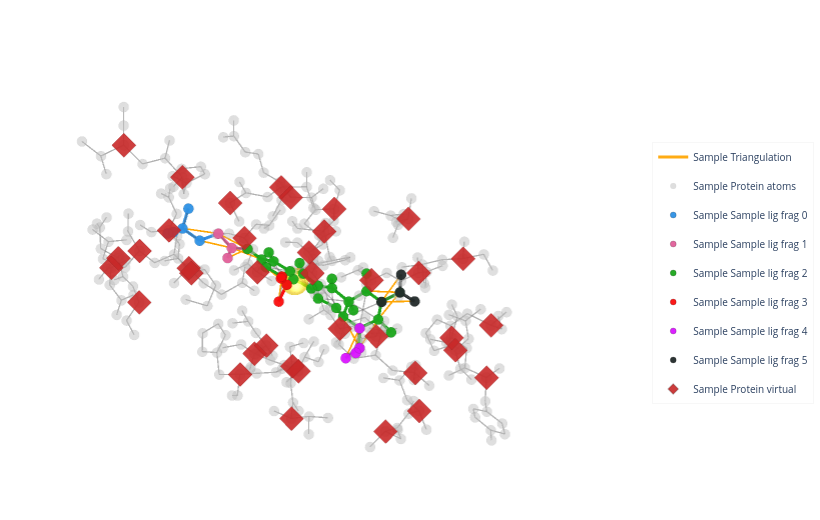

The notebook cell saved with this chart:
### Markdown cell above
### Example

### Code cell
# 10 # Has a fragmentation issue - why is it not fragmenting?
# 12 # Has a bunch of nodes that are not marked overconstrained
dp = dataset[
             20
             ]
_ = plot_interaction_graph_3d_plotly(
    dp,
    pos_key="ref_pos",
    pocket_com="pocket_com",
    show_protein=True,
    show_protein_virtual=True,
    show_ligand_virtual=False,
    show_overconstrained=False,
    show_triangulation=True,
    show_interaction_edges=True,
    show_protein_virtual_edges=False,
    show_ligand_virtual_edges=False,
    show_protein_ligand_virtual_edges=True,
    com_radius=1,
)

### Figure 1 — Plotly figure (JSON) as saved in the notebook; plotly's stock layout.template omitted (floating-point values rounded to 4 significant figures; data arrays with more than 128 entries replaced by an {"elided": "..."} marker saying what was removed)
{"data": [{"hoverinfo": "none", "line": {"color": "orange", "width": 3.2}, "mode": "lines", "name": "Sample Triangulation", "opacity": 0.92, "showlegend": true, "type": "scatter3d", "x": {"elided": "144 float values"}, "y": {"elided": "144 float values"}, "z": {"elided": "144 float values"}}, {"hoverinfo": "none", "line": {"color": "#2E91E5", "width": 6}, "mode": "lines", "name": "Sample frag_0", "opacity": 0.95, "showlegend": false, "type": "scatter3d", "x": [41.86, 42.89, null], "y": [4.86, 5.374, null], "z": [14.27, 13.23, null]}, {"hoverinfo": "none", "line": {"color": "#2E91E5", "width": 6}, "mode": "lines", "name": "Sample frag_0", "opacity": 0.95, "showlegend": false, "type": "scatter3d", "x": [42.89, 41.86, null], "y": [5.374, 4.86, null], "z": [13.23, 14.27, null]}, {"hoverinfo": "none", "line": {"color": "#2E91E5", "width": 6}, "mode": "lines", "name": "Sample frag_0", "opacity": 0.95, "showlegend": false, "type": "scatter3d", "x": [42.89, 44.12, null], "y": [5.374, 6.153, null], "z": [13.23, 13.78, null]}, {"hoverinfo": "none", "line": {"color": "#2E91E5", "width": 6}, "mode": "lines", "name": "Sample frag_0", "opacity": 0.95, "showlegend": false, "type": "scatter3d", "x": [44.12, 42.89, null], "y": [6.153, 5.374, null], "z": [13.78, 13.23, null]}, {"hoverinfo": "none", "line": {"color": "#2E91E5", "width": 6}, "mode": "lines", "name": "Sample frag_0", "opacity": 0.95, "showlegend": false, "type": "scatter3d", "x": [42.89, 43.46, null], "y": [5.374, 4.129, null], "z": [13.23, 12.5, null]}, {"hoverinfo": "none", "line": {"color": "#2E91E5", "width": 6}, "mode": "lines", "name": "Sample frag_0", "opacity": 0.95, "showlegend": false, "type": "scatter3d", "x": [43.46, 42.89, null], "y": [4.129, 5.374, null], "z": [12.5, 13.23, null]}, {"hoverinfo": "none", "line": {"color": "#2E91E5", "width": 6}, "mode": "lines", "name": "Sample frag_0", "opacity": 0.95, "showlegend": false, "type": "scatter3d", "x": [42.89, 42.18, null], "y": [5.374, 6.324, null], "z": [13.23, 12.29, null]}, {"hoverinfo": "none", "line": {"color": "#2E91E5", "width": 6}, "mode": "lines", "name": "Sample frag_0", "opacity": 0.95, "showlegend": false, "type": "scatter3d", "x": [42.18, 42.89, null], "y": [6.324, 5.374, null], "z": [12.29, 13.23, null]}, {"hoverinfo": "none", "line": {"color": "#E15F99", "width": 6}, "mode": "lines", "name": "Sample frag_1", "opacity": 0.95, "showlegend": false, "type": "scatter3d", "x": [41.1, 40.52, null], "y": [7.228, 7.921, null], "z": [12.81, 11.62, null]}, {"hoverinfo": "none", "line": {"color": "#E15F99", "width": 6}, "mode": "lines", "name": "Sample frag_1", "opacity": 0.95, "showlegend": false, "type": "scatter3d", "x": [40.52, 41.1, null], "y": [7.921, 7.228, null], "z": [11.62, 12.81, null]}, {"hoverinfo": "none", "line": {"color": "#E15F99", "width": 6}, "mode": "lines", "name": "Sample frag_1", "opacity": 0.95, "showlegend": false, "type": "scatter3d", "x": [40.52, 40.64, null], "y": [7.921, 7.428, null], "z": [11.62, 10.54, null]}, {"hoverinfo": "none", "line": {"color": "#E15F99", "width": 6}, "mode": "lines", "name": "Sample frag_1", "opacity": 0.95, "showlegend": false, "type": "scatter3d", "x": [40.64, 40.52, null], "y": [7.428, 7.921, null], "z": [10.54, 11.62, null]}, {"hoverinfo": "none", "line": {"color": "#1CA71C", "width": 6}, "mode": "lines", "name": "Sample frag_2", "opacity": 0.95, "showlegend": false, "type": "scatter3d", "x": [39.92, 39.27, null], "y": [9.021, 9.81, null], "z": [11.77, 10.9, null]}, {"hoverinfo": "none", "line": {"color": "#1CA71C", "width": 6}, "mode": "lines", "name": "Sample frag_2", "opacity": 0.95, "showlegend": false, "type": "scatter3d", "x": [39.27, 39.92, null], "y": [9.81, 9.021, null], "z": [10.9, 11.77, null]}, {"hoverinfo": "none", "line": {"color": "#1CA71C", "width": 6}, "mode": "lines", "name": "Sample frag_2", "opacity": 0.95, "showlegend": false, "type": "scatter3d", "x": [39.27, 38.62, null], "y": [9.81, 9.474, null], "z": [10.9, 9.716, null]}, {"hoverinfo": "none", "line": {"color": "#1CA71C", "width": 6}, "mode": "lines", "name": "Sample frag_2", "opacity": 0.95, "showlegend": false, "type": "scatter3d", "x": [38.62, 39.27, null], "y": [9.474, 9.81, null], "z": [9.716, 10.9, null]}, {"hoverinfo": "none", "line": {"color": "#1CA71C", "width": 6}, "mode": "lines", "name": "Sample frag_2", "opacity": 0.95, "showlegend": false, "type": "scatter3d", "x": [38.62, 37.91, null], "y": [9.474, 10.47, null], "z": [9.716, 8.983, null]}, {"hoverinfo": "none", "line": {"color": "#1CA71C", "width": 6}, "mode": "lines", "name": "Sample frag_2", "opacity": 0.95, "showlegend": false, "type": "scatter3d", "x": [37.91, 38.62, null], "y": [10.47, 9.474, null], "z": [8.983, 9.716, null]}, {"hoverinfo": "none", "line": {"color": "#FB0D0D", "width": 6}, "mode": "lines", "name": "Sample frag_3", "opacity": 0.95, "showlegend": false, "type": "scatter3d", "x": [37.22, 38.31, null], "y": [10.24, 10.44, null], "z": [7.722, 6.74, null]}, {"hoverinfo": "none", "line": {"color": "#FB0D0D", "width": 6}, "mode": "lines", "name": "Sample frag_3", "opacity": 0.95, "showlegend": false, "type": "scatter3d", "x": [38.31, 37.22, null], "y": [10.44, 10.24, null], "z": [6.74, 7.722, null]}, {"hoverinfo": "none", "line": {"color": "#FB0D0D", "width": 6}, "mode": "lines", "name": "Sample frag_3", "opacity": 0.95, "showlegend": false, "type": "scatter3d", "x": [37.22, 36.67, null], "y": [10.24, 8.943, null], "z": [7.722, 7.395, null]}, {"hoverinfo": "none", "line": {"color": "#FB0D0D", "width": 6}, "mode": "lines", "name": "Sample frag_3", "opacity": 0.95, "showlegend": false, "type": "scatter3d", "x": [36.67, 37.22, null], "y": [8.943, 10.24, null], "z": [7.395, 7.722, null]}, {"hoverinfo": "none", "line": {"color": "#1CA71C", "width": 6}, "mode": "lines", "name": "Sample frag_2", "opacity": 0.95, "showlegend": false, "type": "scatter3d", "x": [37.91, 37.97, null], "y": [10.47, 11.82, null], "z": [8.983, 9.449, null]}, {"hoverinfo": "none", "line": {"color": "#1CA71C", "width": 6}, "mode": "lines", "name": "Sample frag_2", "opacity": 0.95, "showlegend": false, "type": "scatter3d", "x": [37.97, 37.91, null], "y": [11.82, 10.47, null], "z": [9.449, 8.983, null]}, {"hoverinfo": "none", "line": {"color": "#1CA71C", "width": 6}, "mode": "lines", "name": "Sample frag_2", "opacity": 0.95, "showlegend": false, "type": "scatter3d", "x": [37.97, 37.18, null], "y": [11.82, 12.92, null], "z": [9.449, 8.746, null]}, {"hoverinfo": "none", "line": {"color": "#1CA71C", "width": 6}, "mode": "lines", "name": "Sample frag_2", "opacity": 0.95, "showlegend": false, "type": "scatter3d", "x": [37.18, 37.97, null], "y": [12.92, 11.82, null], "z": [8.746, 9.449, null]}, {"hoverinfo": "none", "line": {"color": "#1CA71C", "width": 6}, "mode": "lines", "name": "Sample frag_2", "opacity": 0.95, "showlegend": false, "type": "scatter3d", "x": [37.84, 37.18, null], "y": [14.27, 12.92, null], "z": [8.891, 8.746, null]}, {"hoverinfo": "none", "line": {"color": "#1CA71C", "width": 6}, "mode": "lines", "name": "Sample frag_2", "opacity": 0.95, "showlegend": false, "type": "scatter3d", "x": [37.18, 37.84, null], "y": [12.92, 14.27, null], "z": [8.746, 8.891, null]}, {"hoverinfo": "none", "line": {"color": "#1CA71C", "width": 6}, "mode": "lines", "name": "Sample frag_2", "opacity": 0.95, "showlegend": false, "type": "scatter3d", "x": [37.84, 37.01, null], "y": [14.27, 15.35, null], "z": [8.891, 8.154, null]}, {"hoverinfo": "none", "line": {"color": "#1CA71C", "width": 6}, "mode": "lines", "name": "Sample frag_2", "opacity": 0.95, "showlegend": false, "type": "scatter3d", "x": [37.01, 37.84, null], "y": [15.35, 14.27, null], "z": [8.154, 8.891, null]}, {"hoverinfo": "none", "line": {"color": "#1CA71C", "width": 6}, "mode": "lines", "name": "Sample frag_2", "opacity": 0.95, "showlegend": false, "type": "scatter3d", "x": [37.7, 37.01, null], "y": [16.65, 15.35, null], "z": [8.49, 8.154, null]}, {"hoverinfo": "none", "line": {"color": "#1CA71C", "width": 6}, "mode": "lines", "name": "Sample frag_2", "opacity": 0.95, "showlegend": false, "type": "scatter3d", "x": [37.01, 37.7, null], "y": [15.35, 16.65, null], "z": [8.154, 8.49, null]}, {"hoverinfo": "none", "line": {"color": "#1CA71C", "width": 6}, "mode": "lines", "name": "Sample frag_2", "opacity": 0.95, "showlegend": false, "type": "scatter3d", "x": [37.7, 37.04, null], "y": [16.65, 17.68, null], "z": [8.49, 7.62, null]}, {"hoverinfo": "none", "line": {"color": "#1CA71C", "width": 6}, "mode": "lines", "name": "Sample frag_2", "opacity": 0.95, "showlegend": false, "type": "scatter3d", "x": [37.04, 37.7, null], "y": [17.68, 16.65, null], "z": [7.62, 8.49, null]}, {"hoverinfo": "none", "line": {"color": "#DA16FF", "width": 6}, "mode": "lines", "name": "Sample frag_4", "opacity": 0.95, "showlegend": false, "type": "scatter3d", "x": [38.01, 39.15, null], "y": [18.57, 19.18, null], "z": [6.899, 7.598, null]}, {"hoverinfo": "none", "line": {"color": "#DA16FF", "width": 6}, "mode": "lines", "name": "Sample frag_4", "opacity": 0.95, "showlegend": false, "type": "scatter3d", "x": [39.15, 38.01, null], "y": [19.18, 18.57, null], "z": [7.598, 6.899, null]}, {"hoverinfo": "none", "line": {"color": "#DA16FF", "width": 6}, "mode": "lines", "name": "Sample frag_4", "opacity": 0.95, "showlegend": false, "type": "scatter3d", "x": [38.01, 38.56, null], "y": [18.57, 17.8, null], "z": [6.899, 5.783, null]}, {"hoverinfo": "none", "line": {"color": "#DA16FF", "width": 6}, "mode": "lines", "name": "Sample frag_4", "opacity": 0.95, "showlegend": false, "type": "scatter3d", "x": [38.56, 38.01, null], "y": [17.8, 18.57, null], "z": [5.783, 6.899, null]}, {"hoverinfo": "none", "line": {"color": "#1CA71C", "width": 6}, "mode": "lines", "name": "Sample frag_2", "opacity": 0.95, "showlegend": false, "type": "scatter3d", "x": [37.04, 36.05, null], "y": [17.68, 18.52, null], "z": [7.62, 8.339, null]}, {"hoverinfo": "none", "line": {"color": "#1CA71C", "width": 6}, "mode": "lines", "name": "Sample frag_2", "opacity": 0.95, "showlegend": false, "type": "scatter3d", "x": [36.05, 37.04, null], "y": [18.52, 17.68, null], "z": [8.339, 7.62, null]}, {"hoverinfo": "none", "line": {"color": "#1CA71C", "width": 6}, "mode": "lines", "name": "Sample frag_2", "opacity": 0.95, "showlegend": false, "type": "scatter3d", "x": [36.05, 35.83, null], "y": [18.52, 19.58, null], "z": [8.339, 7.66, null]}, {"hoverinfo": "none", "line": {"color": "#1CA71C", "width": 6}, "mode": "lines", "name": "Sample frag_2", "opacity": 0.95, "showlegend": false, "type": "scatter3d", "x": [35.83, 36.05, null], "y": [19.58, 18.52, null], "z": [7.66, 8.339, null]}, {"hoverinfo": "none", "line": {"color": "#1CA71C", "width": 6}, "mode": "lines", "name": "Sample frag_2", "opacity": 0.95, "showlegend": false, "type": "scatter3d", "x": [36.05, 35.48, null], "y": [18.52, 18.26, null], "z": [8.339, 9.482, null]}, {"hoverinfo": "none", "line": {"color": "#1CA71C", "width": 6}, "mode": "lines", "name": "Sample frag_2", "opacity": 0.95, "showlegend": false, "type": "scatter3d", "x": [35.48, 36.05, null], "y": [18.26, 18.52, null], "z": [9.482, 8.339, null]}, {"hoverinfo": "none", "line": {"color": "#222A2A", "width": 6}, "mode": "lines", "name": "Sample frag_5", "opacity": 0.95, "showlegend": false, "type": "scatter3d", "x": [34.21, 33.69, null], "y": [18.86, 18.45, null], "z": [9.967, 11.05, null]}, {"hoverinfo": "none", "line": {"color": "#222A2A", "width": 6}, "mode": "lines", "name": "Sample frag_5", "opacity": 0.95, "showlegend": false, "type": "scatter3d", "x": [33.69, 34.21, null], "y": [18.45, 18.86, null], "z": [11.05, 9.967, null]}, {"hoverinfo": "none", "line": {"color": "#222A2A", "width": 6}, "mode": "lines", "name": "Sample frag_5", "opacity": 0.95, "showlegend": false, "type": "scatter3d", "x": [34.21, 33.59, null], "y": [18.86, 19.78, null], "z": [9.967, 9.319, null]}, {"hoverinfo": "none", "line": {"color": "#222A2A", "width": 6}, "mode": "lines", "name": "Sample frag_5", "opacity": 0.95, "showlegend": false, "type": "scatter3d", "x": [33.59, 34.21, null], "y": [19.78, 18.86, null], "z": [9.319, 9.967, null]}, {"hoverinfo": "none", "line": {"color": "#1CA71C", "width": 6}, "mode": "lines", "name": "Sample frag_2", "opacity": 0.95, "showlegend": false, "type": "scatter3d", "x": [35.48, 36.1, null], "y": [18.26, 17.33, null], "z": [9.482, 10.27, null]}, {"hoverinfo": "none", "line": {"color": "#1CA71C", "width": 6}, "mode": "lines", "name": "Sample frag_2", "opacity": 0.95, "showlegend": false, "type": "scatter3d", "x": [36.1, 35.48, null], "y": [17.33, 18.26, null], "z": [10.27, 9.482, null]}, {"hoverinfo": "none", "line": {"color": "#1CA71C", "width": 6}, "mode": "lines", "name": "Sample frag_2", "opacity": 0.95, "showlegend": false, "type": "scatter3d", "x": [36.1, 35.54, null], "y": [17.33, 16.79, null], "z": [10.27, 11.25, null]}, {"hoverinfo": "none", "line": {"color": "#1CA71C", "width": 6}, "mode": "lines", "name": "Sample frag_2", "opacity": 0.95, "showlegend": false, "type": "scatter3d", "x": [35.54, 36.1, null], "y": [16.79, 17.33, null], "z": [11.25, 10.27, null]}, {"hoverinfo": "none", "line": {"color": "#1CA71C", "width": 6}, "mode": "lines", "name": "Sample frag_2", "opacity": 0.95, "showlegend": false, "type": "scatter3d", "x": [37.7, 37.57, null], "y": [16.65, 16.98, null], "z": [8.49, 9.955, null]}, {"hoverinfo": "none", "line": {"color": "#1CA71C", "width": 6}, "mode": "lines", "name": "Sample frag_2", "opacity": 0.95, "showlegend": false, "type": "scatter3d", "x": [37.57, 37.7, null], "y": [16.98, 16.65, null], "z": [9.955, 8.49, null]}, {"hoverinfo": "none", "line": {"color": "#1CA71C", "width": 6}, "mode": "lines", "name": "Sample frag_2", "opacity": 0.95, "showlegend": false, "type": "scatter3d", "x": [36.1, 37.57, null], "y": [17.33, 16.98, null], "z": [10.27, 9.955, null]}, {"hoverinfo": "none", "line": {"color": "#1CA71C", "width": 6}, "mode": "lines", "name": "Sample frag_2", "opacity": 0.95, "showlegend": false, "type": "scatter3d", "x": [37.57, 36.1, null], "y": [16.98, 17.33, null], "z": [9.955, 10.27, null]}, {"hoverinfo": "none", "line": {"color": "#1CA71C", "width": 6}, "mode": "lines", "name": "Sample frag_2", "opacity": 0.95, "showlegend": false, "type": "scatter3d", "x": [37.57, 38.38, null], "y": [16.98, 18.11, null], "z": [9.955, 10.29, null]}, {"hoverinfo": "none", "line": {"color": "#1CA71C", "width": 6}, "mode": "lines", "name": "Sample frag_2", "opacity": 0.95, "showlegend": false, "type": "scatter3d", "x": [38.38, 37.57, null], "y": [18.11, 16.98, null], "z": [10.29, 9.955, null]}, {"hoverinfo": "none", "line": {"color": "#1CA71C", "width": 6}, "mode": "lines", "name": "Sample frag_2", "opacity": 0.95, "showlegend": false, "type": "scatter3d", "x": [37.57, 38.06, null], "y": [16.98, 15.82, null], "z": [9.955, 10.78, null]}, {"hoverinfo": "none", "line": {"color": "#1CA71C", "width": 6}, "mode": "lines", "name": "Sample frag_2", "opacity": 0.95, "showlegend": false, "type": "scatter3d", "x": [38.06, 37.57, null], "y": [15.82, 16.98, null], "z": [10.78, 9.955, null]}, {"hoverinfo": "none", "line": {"color": "#1CA71C", "width": 6}, "mode": "lines", "name": "Sample frag_2", "opacity": 0.95, "showlegend": false, "type": "scatter3d", "x": [38.06, 38.48, null], "y": [15.82, 16.17, null], "z": [10.78, 11.97, null]}, {"hoverinfo": "none", "line": {"color": "#1CA71C", "width": 6}, "mode": "lines", "name": "Sample frag_2", "opacity": 0.95, "showlegend": false, "type": "scatter3d", "x": [38.48, 38.06, null], "y": [16.17, 15.82, null], "z": [11.97, 10.78, null]}, {"hoverinfo": "none", "line": {"color": "#1CA71C", "width": 6}, "mode": "lines", "name": "Sample frag_2", "opacity": 0.95, "showlegend": false, "type": "scatter3d", "x": [37.84, 38.14, null], "y": [14.27, 14.54, null], "z": [8.891, 10.35, null]}, {"hoverinfo": "none", "line": {"color": "#1CA71C", "width": 6}, "mode": "lines", "name": "Sample frag_2", "opacity": 0.95, "showlegend": false, "type": "scatter3d", "x": [38.14, 37.84, null], "y": [14.54, 14.27, null], "z": [10.35, 8.891, null]}, {"hoverinfo": "none", "line": {"color": "#1CA71C", "width": 6}, "mode": "lines", "name": "Sample frag_2", "opacity": 0.95, "showlegend": false, "type": "scatter3d", "x": [38.06, 38.14, null], "y": [15.82, 14.54, null], "z": [10.78, 10.35, null]}, {"hoverinfo": "none", "line": {"color": "#1CA71C", "width": 6}, "mode": "lines", "name": "Sample frag_2", "opacity": 0.95, "showlegend": false, "type": "scatter3d", "x": [38.14, 38.06, null], "y": [14.54, 15.82, null], "z": [10.35, 10.78, null]}, {"hoverinfo": "none", "line": {"color": "#1CA71C", "width": 6}, "mode": "lines", "name": "Sample frag_2", "opacity": 0.95, "showlegend": false, "type": "scatter3d", "x": [38.14, 38.62, null], "y": [14.54, 13.53, null], "z": [10.35, 11.15, null]}, {"hoverinfo": "none", "line": {"color": "#1CA71C", "width": 6}, "mode": "lines", "name": "Sample frag_2", "opacity": 0.95, "showlegend": false, "type": "scatter3d", "x": [38.62, 38.14, null], "y": [13.53, 14.54, null], "z": [11.15, 10.35, null]}, {"hoverinfo": "none", "line": {"color": "#1CA71C", "width": 6}, "mode": "lines", "name": "Sample frag_2", "opacity": 0.95, "showlegend": false, "type": "scatter3d", "x": [38.62, 39.06, null], "y": [13.53, 13.62, null], "z": [11.15, 12.31, null]}, {"hoverinfo": "none", "line": {"color": "#1CA71C", "width": 6}, "mode": "lines", "name": "Sample frag_2", "opacity": 0.95, "showlegend": false, "type": "scatter3d", "x": [39.06, 38.62, null], "y": [13.62, 13.53, null], "z": [12.31, 11.15, null]}, {"hoverinfo": "none", "line": {"color": "#1CA71C", "width": 6}, "mode": "lines", "name": "Sample frag_2", "opacity": 0.95, "showlegend": false, "type": "scatter3d", "x": [37.97, 38.6, null], "y": [11.82, 12.13, null], "z": [9.449, 10.65, null]}, {"hoverinfo": "none", "line": {"color": "#1CA71C", "width": 6}, "mode": "lines", "name": "Sample frag_2", "opacity": 0.95, "showlegend": false, "type": "scatter3d", "x": [38.6, 37.97, null], "y": [12.13, 11.82, null], "z": [10.65, 9.449, null]}, {"hoverinfo": "none", "line": {"color": "#1CA71C", "width": 6}, "mode": "lines", "name": "Sample frag_2", "opacity": 0.95, "showlegend": false, "type": "scatter3d", "x": [38.62, 38.6, null], "y": [13.53, 12.13, null], "z": [11.15, 10.65, null]}, {"hoverinfo": "none", "line": {"color": "#1CA71C", "width": 6}, "mode": "lines", "name": "Sample frag_2", "opacity": 0.95, "showlegend": false, "type": "scatter3d", "x": [38.6, 38.62, null], "y": [12.13, 13.53, null], "z": [10.65, 11.15, null]}, {"hoverinfo": "none", "line": {"color": "#1CA71C", "width": 6}, "mode": "lines", "name": "Sample frag_2", "opacity": 0.95, "showlegend": false, "type": "scatter3d", "x": [39.27, 39.25, null], "y": [9.81, 11.11, null], "z": [10.9, 11.35, null]}, {"hoverinfo": "none", "line": {"color": "#1CA71C", "width": 6}, "mode": "lines", "name": "Sample frag_2", "opacity": 0.95, "showlegend": false, "type": "scatter3d", "x": [39.25, 39.27, null], "y": [11.11, 9.81, null], "z": [11.35, 10.9, null]}, {"hoverinfo": "none", "line": {"color": "#1CA71C", "width": 6}, "mode": "lines", "name": "Sample frag_2", "opacity": 0.95, "showlegend": false, "type": "scatter3d", "x": [38.6, 39.25, null], "y": [12.13, 11.11, null], "z": [10.65, 11.35, null]}, {"hoverinfo": "none", "line": {"color": "#1CA71C", "width": 6}, "mode": "lines", "name": "Sample frag_2", "opacity": 0.95, "showlegend": false, "type": "scatter3d", "x": [39.25, 38.6, null], "y": [11.11, 12.13, null], "z": [11.35, 10.65, null]}, {"hoverinfo": "none", "line": {"color": "#1CA71C", "width": 6}, "mode": "lines", "name": "Sample frag_2", "opacity": 0.95, "showlegend": false, "type": "scatter3d", "x": [39.25, 39.86, null], "y": [11.11, 11.34, null], "z": [11.35, 12.51, null]}, {"hoverinfo": "none", "line": {"color": "#1CA71C", "width": 6}, "mode": "lines", "name": "Sample frag_2", "opacity": 0.95, "showlegend": false, "type": "scatter3d", "x": [39.86, 39.25, null], "y": [11.34, 11.11, null], "z": [12.51, 11.35, null]}, {"hoverinfo": "none", "line": {"color": "#E15F99", "width": 6}, "mode": "lines", "name": "Sample frag_1", "opacity": 0.95, "showlegend": false, "type": "scatter3d", "x": [40.52, 39.92, null], "y": [7.921, 9.021, null], "z": [11.62, 11.77, null]}, {"hoverinfo": "none", "line": {"color": "#E15F99", "width": 6}, "mode": "lines", "name": "Sample frag_1", "opacity": 0.95, "showlegend": false, "type": "scatter3d", "x": [39.92, 40.52, null], "y": [9.021, 7.921, null], "z": [11.77, 11.62, null]}, {"hoverinfo": "none", "line": {"color": "#FB0D0D", "width": 6}, "mode": "lines", "name": "Sample frag_3", "opacity": 0.95, "showlegend": false, "type": "scatter3d", "x": [37.91, 37.22, null], "y": [10.47, 10.24, null], "z": [8.983, 7.722, null]}, {"hoverinfo": "none", "line": {"color": "#FB0D0D", "width": 6}, "mode": "lines", "name": "Sample frag_3", "opacity": 0.95, "showlegend": false, "type": "scatter3d", "x": [37.22, 37.91, null], "y": [10.24, 10.47, null], "z": [7.722, 8.983, null]}, {"hoverinfo": "none", "line": {"color": "#1CA71C", "width": 6}, "mode": "lines", "name": "Sample frag_2", "opacity": 0.95, "showlegend": false, "type": "scatter3d", "x": [37.91, 37.22, null], "y": [10.47, 10.24, null], "z": [8.983, 7.722, null]}, {"hoverinfo": "none", "line": {"color": "#1CA71C", "width": 6}, "mode": "lines", "name": "Sample frag_2", "opacity": 0.95, "showlegend": false, "type": "scatter3d", "x": [37.22, 37.91, null], "y": [10.24, 10.47, null], "z": [7.722, 8.983, null]}, {"hoverinfo": "none", "line": {"color": "#DA16FF", "width": 6}, "mode": "lines", "name": "Sample frag_4", "opacity": 0.95, "showlegend": false, "type": "scatter3d", "x": [37.04, 38.01, null], "y": [17.68, 18.57, null], "z": [7.62, 6.899, null]}, {"hoverinfo": "none", "line": {"color": "#DA16FF", "width": 6}, "mode": "lines", "name": "Sample frag_4", "opacity": 0.95, "showlegend": false, "type": "scatter3d", "x": [38.01, 37.04, null], "y": [18.57, 17.68, null], "z": [6.899, 7.62, null]}, {"hoverinfo": "none", "line": {"color": "#1CA71C", "width": 6}, "mode": "lines", "name": "Sample frag_2", "opacity": 0.95, "showlegend": false, "type": "scatter3d", "x": [37.04, 38.01, null], "y": [17.68, 18.57, null], "z": [7.62, 6.899, null]}, {"hoverinfo": "none", "line": {"color": "#1CA71C", "width": 6}, "mode": "lines", "name": "Sample frag_2", "opacity": 0.95, "showlegend": false, "type": "scatter3d", "x": [38.01, 37.04, null], "y": [18.57, 17.68, null], "z": [6.899, 7.62, null]}, {"hoverinfo": "none", "line": {"color": "#222A2A", "width": 6}, "mode": "lines", "name": "Sample frag_5", "opacity": 0.95, "showlegend": false, "type": "scatter3d", "x": [35.48, 34.21, null], "y": [18.26, 18.86, null], "z": [9.482, 9.967, null]}, {"hoverinfo": "none", "line": {"color": "#222A2A", "width": 6}, "mode": "lines", "name": "Sample frag_5", "opacity": 0.95, "showlegend": false, "type": "scatter3d", "x": [34.21, 35.48, null], "y": [18.86, 18.26, null], "z": [9.967, 9.482, null]}, {"hoverinfo": "none", "line": {"color": "#1CA71C", "width": 6}, "mode": "lines", "name": "Sample frag_2", "opacity": 0.95, "showlegend": false, "type": "scatter3d", "x": [35.48, 34.21, null], "y": [18.26, 18.86, null], "z": [9.482, 9.967, null]}, {"hoverinfo": "none", "line": {"color": "#1CA71C", "width": 6}, "mode": "lines", "name": "Sample frag_2", "opacity": 0.95, "showlegend": false, "type": "scatter3d", "x": [34.21, 35.48, null], "y": [18.86, 18.26, null], "z": [9.967, 9.482, null]}, {"hoverinfo": "none", "line": {"color": "#2E91E5", "width": 6}, "mode": "lines", "name": "Sample frag_0", "opacity": 0.95, "showlegend": false, "type": "scatter3d", "x": [42.18, 41.1, null], "y": [6.324, 7.228, null], "z": [12.29, 12.81, null]}, {"hoverinfo": "none", "line": {"color": "#E15F99", "width": 6}, "mode": "lines", "name": "Sample frag_1", "opacity": 0.95, "showlegend": false, "type": "scatter3d", "x": [41.1, 42.18, null], "y": [7.228, 6.324, null], "z": [12.81, 12.29, null]}, {"hoverinfo": "none", "line": {"color": "#E15F99", "width": 6}, "mode": "lines", "name": "Sample frag_1", "opacity": 0.95, "showlegend": false, "type": "scatter3d", "x": [41.1, 42.18, null], "y": [7.228, 6.324, null], "z": [12.81, 12.29, null]}, {"hoverinfo": "none", "line": {"color": "#2E91E5", "width": 6}, "mode": "lines", "name": "Sample frag_0", "opacity": 0.95, "showlegend": false, "type": "scatter3d", "x": [42.18, 41.1, null], "y": [6.324, 7.228, null], "z": [12.29, 12.81, null]}, {"hoverinfo": "none", "line": {"color": "#E15F99", "width": 6}, "mode": "lines", "name": "Sample frag_1", "opacity": 0.95, "showlegend": false, "type": "scatter3d", "x": [40.52, 39.92, null], "y": [7.921, 9.021, null], "z": [11.62, 11.77, null]}, {"hoverinfo": "none", "line": {"color": "#1CA71C", "width": 6}, "mode": "lines", "name": "Sample frag_2", "opacity": 0.95, "showlegend": false, "type": "scatter3d", "x": [39.92, 40.52, null], "y": [9.021, 7.921, null], "z": [11.77, 11.62, null]}, {"hoverinfo": "none", "line": {"color": "#1CA71C", "width": 6}, "mode": "lines", "name": "Sample frag_2", "opacity": 0.95, "showlegend": false, "type": "scatter3d", "x": [39.92, 40.52, null], "y": [9.021, 7.921, null], "z": [11.77, 11.62, null]}, {"hoverinfo": "none", "line": {"color": "#E15F99", "width": 6}, "mode": "lines", "name": "Sample frag_1", "opacity": 0.95, "showlegend": false, "type": "scatter3d", "x": [40.52, 39.92, null], "y": [7.921, 9.021, null], "z": [11.62, 11.77, null]}, {"hoverinfo": "none", "line": {"color": "#1CA71C", "width": 6}, "mode": "lines", "name": "Sample frag_2", "opacity": 0.95, "showlegend": false, "type": "scatter3d", "x": [37.91, 37.22, null], "y": [10.47, 10.24, null], "z": [8.983, 7.722, null]}, {"hoverinfo": "none", "line": {"color": "#FB0D0D", "width": 6}, "mode": "lines", "name": "Sample frag_3", "opacity": 0.95, "showlegend": false, "type": "scatter3d", "x": [37.22, 37.91, null], "y": [10.24, 10.47, null], "z": [7.722, 8.983, null]}, {"hoverinfo": "none", "line": {"color": "#FB0D0D", "width": 6}, "mode": "lines", "name": "Sample frag_3", "opacity": 0.95, "showlegend": false, "type": "scatter3d", "x": [37.22, 37.91, null], "y": [10.24, 10.47, null], "z": [7.722, 8.983, null]}, {"hoverinfo": "none", "line": {"color": "#1CA71C", "width": 6}, "mode": "lines", "name": "Sample frag_2", "opacity": 0.95, "showlegend": false, "type": "scatter3d", "x": [37.91, 37.22, null], "y": [10.47, 10.24, null], "z": [8.983, 7.722, null]}, {"hoverinfo": "none", "line": {"color": "#1CA71C", "width": 6}, "mode": "lines", "name": "Sample frag_2", "opacity": 0.95, "showlegend": false, "type": "scatter3d", "x": [37.04, 38.01, null], "y": [17.68, 18.57, null], "z": [7.62, 6.899, null]}, {"hoverinfo": "none", "line": {"color": "#DA16FF", "width": 6}, "mode": "lines", "name": "Sample frag_4", "opacity": 0.95, "showlegend": false, "type": "scatter3d", "x": [38.01, 37.04, null], "y": [18.57, 17.68, null], "z": [6.899, 7.62, null]}, {"hoverinfo": "none", "line": {"color": "#DA16FF", "width": 6}, "mode": "lines", "name": "Sample frag_4", "opacity": 0.95, "showlegend": false, "type": "scatter3d", "x": [38.01, 37.04, null], "y": [18.57, 17.68, null], "z": [6.899, 7.62, null]}, {"hoverinfo": "none", "line": {"color": "#1CA71C", "width": 6}, "mode": "lines", "name": "Sample frag_2", "opacity": 0.95, "showlegend": false, "type": "scatter3d", "x": [37.04, 38.01, null], "y": [17.68, 18.57, null], "z": [7.62, 6.899, null]}, {"hoverinfo": "none", "line": {"color": "#1CA71C", "width": 6}, "mode": "lines", "name": "Sample frag_2", "opacity": 0.95, "showlegend": false, "type": "scatter3d", "x": [35.48, 34.21, null], "y": [18.26, 18.86, null], "z": [9.482, 9.967, null]}, {"hoverinfo": "none", "line": {"color": "#222A2A", "width": 6}, "mode": "lines", "name": "Sample frag_5", "opacity": 0.95, "showlegend": false, "type": "scatter3d", "x": [34.21, 35.48, null], "y": [18.86, 18.26, null], "z": [9.967, 9.482, null]}, {"hoverinfo": "none", "line": {"color": "#222A2A", "width": 6}, "mode": "lines", "name": "Sample frag_5", "opacity": 0.95, "showlegend": false, "type": "scatter3d", "x": [34.21, 35.48, null], "y": [18.86, 18.26, null], "z": [9.967, 9.482, null]}, {"hoverinfo": "none", "line": {"color": "#1CA71C", "width": 6}, "mode": "lines", "name": "Sample frag_2", "opacity": 0.95, "showlegend": false, "type": "scatter3d", "x": [35.48, 34.21, null], "y": [18.26, 18.86, null], "z": [9.482, 9.967, null]}, {"hoverinfo": "none", "line": {"color": "rgba(100,100,100,1.0)", "width": 2.5}, "mode": "lines", "name": "Sample Protein bonds", "opacity": 0.3, "showlegend": false, "type": "scatter3d", "x": {"elided": "1950 float values"}, "y": {"elided": "1950 float values"}, "z": {"elided": "1950 float values"}}, {"cmax": 1, "cmin": 0, "colorscale": [[0, "gold"], [1, "gold"]], "contours": {"x": {"show": false}, "y": {"show": false}, "z": {"show": false}}, "hoverinfo": "skip", "lighting": {"ambient": 0.7, "diffuse": 0.6, "fresnel": 0.1, "roughness": 0.4, "specular": 0.5}, "lightposition": {"x": 100, "y": 200, "z": 0}, "name": "Pocket CoM", "opacity": 0.4, "showscale": false, "surfacecolor": {"elided": "20x20 float values"}, "type": "surface", "x": {"elided": "20x20 float values"}, "y": {"elided": "20x20 float values"}, "z": {"elided": "20x20 float values"}}, {"legendgroup": "protein", "marker": {"color": "rgb(190,190,190)", "line": {"color": "rgba(0,0,0,0.08)", "width": 0.4}, "opacity": 0.5, "size": 6, "symbol": "circle"}, "mode": "markers", "name": "Sample Protein atoms", "showlegend": true, "type": "scatter3d", "x": {"elided": "292 float values"}, "y": {"elided": "292 float values"}, "z": {"elided": "292 float values"}}, {"marker": {"color": "#2E91E5", "line": {"color": "rgba(0,0,0,0.18)", "width": 1}, "opacity": 0.95, "size": 6, "symbol": "circle"}, "mode": "markers", "name": "Sample Sample lig frag 0", "showlegend": true, "type": "scatter3d", "x": [41.86, 42.89, 44.12, 43.46, 42.18], "y": [4.86, 5.374, 6.153, 4.129, 6.324], "z": [14.27, 13.23, 13.78, 12.5, 12.29]}, {"marker": {"color": "#E15F99", "line": {"color": "rgba(0,0,0,0.18)", "width": 1}, "opacity": 0.95, "size": 6, "symbol": "circle"}, "mode": "markers", "name": "Sample Sample lig frag 1", "showlegend": true, "type": "scatter3d", "x": [41.1, 40.52, 40.64, 39.92], "y": [7.228, 7.921, 7.428, 9.021], "z": [12.81, 11.62, 10.54, 11.77]}, {"marker": {"color": "#1CA71C", "line": {"color": "rgba(0,0,0,0.18)", "width": 1}, "opacity": 0.95, "size": 6, "symbol": "circle"}, "mode": "markers", "name": "Sample Sample lig frag 2", "showlegend": true, "type": "scatter3d", "x": [39.92, 39.27, 38.62, 37.91, 37.97, 37.18, 37.84, 37.01, 37.7, 37.04, 36.05, 35.83, 35.48, 36.1, 35.54, 37.57, 38.38, 38.06, 38.48, 38.14, 38.62, 39.06, 38.6, 39.25, 39.86, 37.22, 38.01, 34.21], "y": [9.021, 9.81, 9.474, 10.47, 11.82, 12.92, 14.27, 15.35, 16.65, 17.68, 18.52, 19.58, 18.26, 17.33, 16.79, 16.98, 18.11, 15.82, 16.17, 14.54, 13.53, 13.62, 12.13, 11.11, 11.34, 10.24, 18.57, 18.86], "z": [11.77, 10.9, 9.716, 8.983, 9.449, 8.746, 8.891, 8.154, 8.49, 7.62, 8.339, 7.66, 9.482, 10.27, 11.25, 9.955, 10.29, 10.78, 11.97, 10.35, 11.15, 12.31, 10.65, 11.35, 12.51, 7.722, 6.899, 9.967]}, {"marker": {"color": "#FB0D0D", "line": {"color": "rgba(0,0,0,0.18)", "width": 1}, "opacity": 0.95, "size": 6, "symbol": "circle"}, "mode": "markers", "name": "Sample Sample lig frag 3", "showlegend": true, "type": "scatter3d", "x": [37.22, 38.31, 36.67, 37.91], "y": [10.24, 10.44, 8.943, 10.47], "z": [7.722, 6.74, 7.395, 8.983]}, {"marker": {"color": "#DA16FF", "line": {"color": "rgba(0,0,0,0.18)", "width": 1}, "opacity": 0.95, "size": 6, "symbol": "circle"}, "mode": "markers", "name": "Sample Sample lig frag 4", "showlegend": true, "type": "scatter3d", "x": [38.01, 39.15, 38.56, 37.04], "y": [18.57, 19.18, 17.8, 17.68], "z": [6.899, 7.598, 5.783, 7.62]}, {"marker": {"color": "#222A2A", "line": {"color": "rgba(0,0,0,0.18)", "width": 1}, "opacity": 0.95, "size": 6, "symbol": "circle"}, "mode": "markers", "name": "Sample Sample lig frag 5", "showlegend": true, "type": "scatter3d", "x": [34.21, 33.69, 33.59, 35.48], "y": [18.86, 18.45, 19.78, 18.26], "z": [9.967, 11.05, 9.319, 9.482]}, {"legendgroup": "virtual", "marker": {"color": "rgb(200,40,40)", "line": {"color": "rgba(0,0,0,0.18)", "width": 1.5}, "opacity": 0.9, "size": 8, "symbol": "diamond"}, "mode": "markers", "name": "Sample Protein virtual", "showlegend": true, "type": "scatter3d", "x": [46.81, 47.89, 44.27, 46.21, 30.23, 31.69, 35.72, 36.53, 41.64, 41.59, 46.36, 46.89, 47.14, 34.39, 34.55, 33.05, 32.13, 29.92, 37.34, 41.06, 39.59, 41.77, 43.49, 39.87, 37.34, 34.17, 29.52, 28.66, 31.48, 32.03, 32.58, 39.08, 40.06, 42.74, 44.12, 43.25, 46.67], "y": [11.96, 8.199, 8.533, 5.452, 6.158, 7.178, 4.773, 4.343, 3.608, 1.072, -0.4275, 2.512, 4.937, 23.3, 26.07, 25.98, 22.37, 21.76, 23.64, 23.56, 24.22, 18.47, 12.24, 12.86, 11.0, 12.29, 15.71, 16.7, 14.14, 15.53, 11.91, 9.511, 14.4, 12.57, 17.9, 17.17, 16.01], "z": [14.88, 14.89, 18.88, 20.67, 3.31, 6.787, 5.468, 9.162, 7.736, 10.69, 8.606, 11.16, 8.514, 15.04, 11.44, 5.724, 6.573, 3.491, 3.899, 4.849, 9.568, 18.1, 18.18, 18.16, 15.79, 14.13, 12.8, 7.812, 7.228, 2.363, 1.355, 1.992, 3.146, 5.529, 3.951, 7.787, 8.633]}], "layout": {"dragmode": "zoom", "height": 520, "legend": {"bgcolor": "rgba(255,255,255,0.88)", "bordercolor": "rgba(0,0,0,0.06)", "borderwidth": 0.5, "font": {"size": 10}, "itemclick": "toggle", "itemdoubleclick": "toggleothers", "x": 0.94, "xanchor": "left", "y": 0.5, "yanchor": "middle"}, "margin": {"b": 6, "l": 6, "r": 6, "t": 32}, "paper_bgcolor": "white", "scene": {"aspectmode": "data", "bgcolor": "white", "camera": {"eye": {"x": 0.9, "y": 0.9, "z": 0.9}}, "domain": {"x": [0, 0.88], "y": [0, 1]}, "dragmode": "orbit", "xaxis": {"showgrid": false, "showticklabels": false, "visible": false, "zeroline": false}, "yaxis": {"showgrid": false, "showticklabels": false, "visible": false, "zeroline": false}, "zaxis": {"showgrid": false, "showticklabels": false, "visible": false, "zeroline": false}}, "uirevision": true, "width": 820}}
